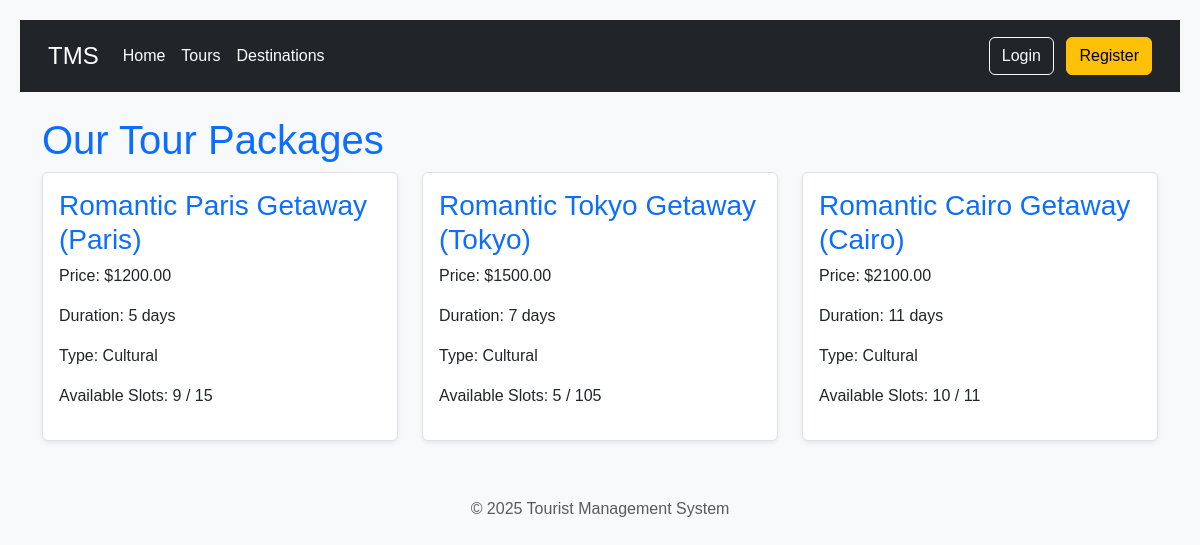
The page /tours/ on the database its author committed.
### tours/models.py (models this page shows, shortened)
class TourPackage(models.Model):
    TOUR_TYPES = [
        ('adventure', 'Adventure'),
        ('cultural', 'Cultural'),
        ('wildlife', 'Wildlife'),
        ('beach', 'Beach'),
        ('historical', 'Historical'),
        ('family', 'Family'),
        ('spiritual', 'Spiritual'),
    ]
    name = models.CharField(max_length=255)
    destination = models.ForeignKey(Destination, on_delete=models.CASCADE, related_name='tour_packages')
    description = models.TextField()
    price = models.DecimalField(max_digits=10, decimal_places=2)
    duration_days = models.IntegerField(help_text="Duration in days")
    tour_type = models.CharField(max_length=50, choices=TOUR_TYPES, default='cultural')
    max_participants = models.IntegerField(default=10)
    available_slots = models.IntegerField(default=10)
    start_date = models.DateField()
    end_date = models.DateField()
    includes = models.TextField(blank=True, null=True, help_text="What's included in the package")
    excludes = models.TextField(blank=True, null=True, help_text="What's not included in the package")
    image = models.ImageField(upload_to='tour_packages/', blank=True, null=True)

class Destination(models.Model):
    name = models.CharField(max_length=200, unique=True)
    description = models.TextField()
    location = models.CharField(max_length=255)
    image = models.ImageField(upload_to='destinations/', blank=True, null=True)
    best_time_to_visit = models.CharField(max_length=100, blank=True, null=True)

### tours/views.py (the view)
# urls.py: path('', views.tour_list, name='tour_list'), # URL for listing all tours
def tour_list(request):
    tours = TourPackage.objects.all()
    query = request.GET.get('q')
    if query:
        tours = tours.filter(
            Q(name__icontains=query) |
            Q(description__icontains=query) |
            Q(destination__name__icontains=query)
        ).distinct()
    context = {
        'tours': tours,
        'query': query
    }
    return render(request, 'tours/tour_list.html', context)

### templates/tours/tour_list.html (shortened to what this page needs)
{% extends 'base.html' %}
{% block content %}
    <h1>Our Tour Packages</h1>
    {% if tours %}
        <div class="tour-list">
            {% for tour in tours %}
                <div class="tour-card">
                    <h3><a href="{% url 'tours:tour_detail' pk=tour.pk %}">{{ tour.name }}</a> ({{ tour.destination.name }})</h3>
                    <p>Price: ${{ tour.price }}</p>
                    <p>Duration: {{ tour.duration_days }} days</p>
                    <p>Type: {{ tour.get_tour_type_display }}</p>
                    <p>Available Slots: {{ tour.available_slots }} / {{ tour.max_participants }}</p>
                </div>
            {% endfor %}
        </div>
    {% else %}
        <p>No tour packages available at the moment. Please check back later!</p>
    {% endif %}
{% endblock %}

### templates/base.html (shortened to what this page needs)
<!DOCTYPE html>
<html lang="en">
<head>
    {% load static %}
    <link href="https://cdn.jsdelivr.net/npm/bootstrap@5.3.3/dist/css/bootstrap.min.css" rel="stylesheet">
    <link rel="stylesheet" href="https://cdnjs.cloudflare.com/ajax/libs/font-awesome/6.5.2/css/all.min.css" />
    <link rel="stylesheet" href="{% static 'css/style.css' %}">
</head>
<body>
    <header class="p-3 bg-dark text-white">
        <nav class="container">
            <div class="d-flex flex-wrap align-items-center justify-content-center justify-content-lg-start">
                <a href="{% url 'home' %}" class="d-flex align-items-center mb-2 mb-lg-0 text-white text-decoration-none fs-4 me-3">TMS</a>
                <ul class="nav col-12 col-lg-auto me-lg-auto mb-2 justify-content-center mb-md-0">
                    <li><a href="{% url 'home' %}" class="nav-link px-2 text-white">Home</a></li>
                    <li><a href="{% url 'tours:tour_list' %}" class="nav-link px-2 text-white">Tours</a></li>
                    <li><a href="{% url 'tours:destination_list' %}" class="nav-link px-2 text-white">Destinations</a></li>
                </ul>
                <div class="text-end">
                    {% if user.is_authenticated %}
                        <a href="{% url 'users:profile' %}" class="btn btn-outline-light me-2">Hello, {{ user.username }}</a>
                        <a href="{% url 'tours:my_bookings' %}" class="btn btn-outline-light me-2">My Bookings</a>
                        <form style="display:inline;" action="{% url 'users:logout' %}" method="post">
                            {% csrf_token %}
                            <button type="submit" class="btn btn-warning">Logout</button>
                        </form>
                    {% else %}
                        <a href="{% url 'users:login' %}" class="btn btn-outline-light me-2">Login</a>
                        <a href="{% url 'users:register' %}" class="btn btn-warning">Register</a>
                    {% endif %}
                </div>
            </div>
        </nav>
    </header>
    <main class="container mt-4">
        {% block content %}
        {% endblock %}
    </main>
    <footer class="py-3 my-4">
        <p class="text-center text-muted">&copy; 2025 Tourist Management System</p>
    </footer>
</body>
</html>

### static/css/style.css (style rules this page uses)
body { font-family: Arial, sans-serif; background-color: #f4f4f4; color: #333; margin: 20px; }
h1 { color: #0056b3; }
body { font-family: Arial, sans-serif; background-color: #f8f9fa; color: #212529; }
h1, h2, h3 { color: #0d6efd; }
.tour-card, .review-card { border: 1px solid #dee2e6; border-radius: 0.375rem; padding: 1rem; margin-bottom: 1rem; background-color: #fff; box-shadow: 0 0.125rem 0.25rem rgba(0,0,0,0.075); }
.tour-list { display: grid; grid-template-columns: repeat(auto-fit, minmax(300px, 1fr)); gap: 1.5rem; }
.tour-card h3 a { text-decoration: none; color: #0d6efd; }

### rows shown on the page
TourPackage: name "Romantic Paris Getaway", destination.name "Paris", price "1200.00", duration_days "5", tour_type "Cultural", available_slots "9", max_participants "15"
TourPackage: name "Romantic Tokyo Getaway", destination.name "Tokyo", price "1500.00", duration_days "7", tour_type "Cultural", available_slots "5", max_participants "105"
TourPackage: name "Romantic Cairo Getaway", destination.name "Cairo", price "2100.00", duration_days "11", tour_type "Cultural", available_slots "10", max_participants "11"
